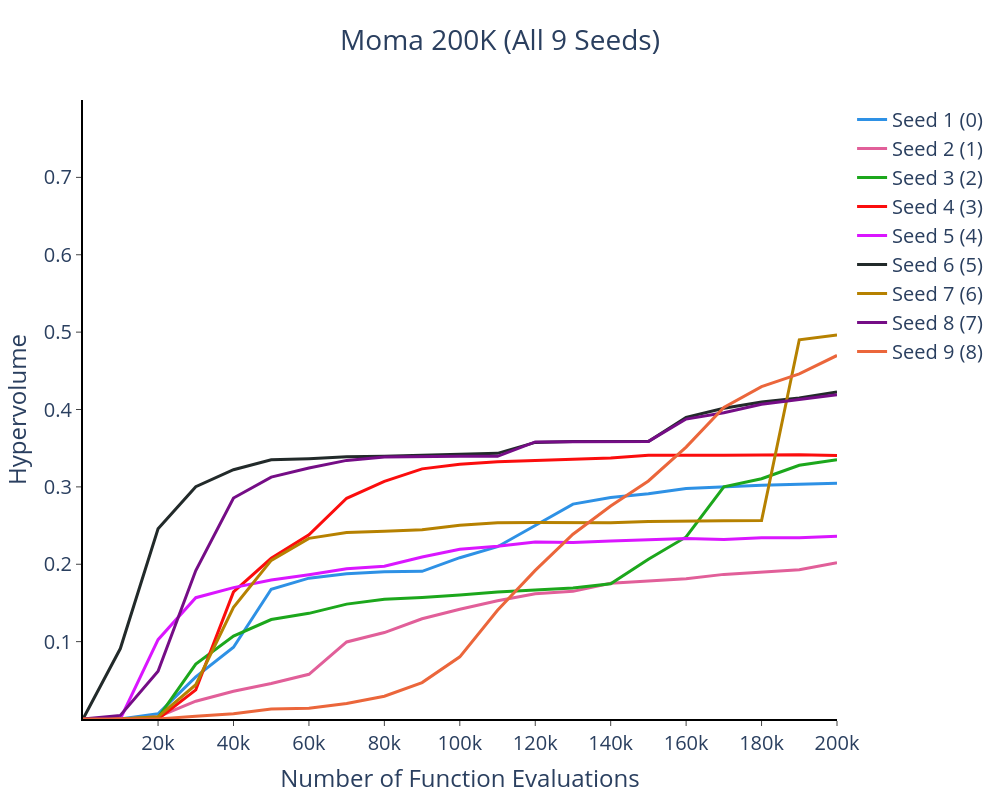

Notebook code cell kept with this figure:
### Markdown cell above
## 1c. Testing the hypervolume

### Code cell
# ── Section 1c: Hypervolume Calculation & Plot ────────────────────────────────
from solvers.convergence.hypervolume import calculate_hypervolume_from_archives
from justice.util.visualizer import plot_hypervolume
import multiprocessing
import os

# ── CONFIG ────────────────────────────────────────────────────────────────────
base_name  = "MOMA_200000_ref2"
hv_dir     = f"{joint_path}/hypervolumes"
plots_dir  = f"{base_path}/plots"
ref_file   = "MOMA_reference_set_fine.csv"   # fine-grained joint ref set for all islands
os.makedirs(hv_dir,    exist_ok=True)
os.makedirs(plots_dir, exist_ok=True)

# ── STEP 1: Compute Hypervolume per island ────────────────────────────────────
print(f"[1/2] Computing hypervolumes for all 9 islands...")
print(f"      Reference set : {ref_file}\n")
hv_files = {}

list_of_objectives = [
    "macro_welfare_R5ASIA",
    "macro_welfare_R5LAM",
    "macro_welfare_R5MAF",
    "macro_welfare_R5OECD",
    "macro_welfare_R5REF",
    "fraction_above_threshold",
]

with multiprocessing.Pool() as pool:
    for island_idx in range(9):
        filename = f"{base_name}_{island_idx}.tar.gz"
        print(f"      Island {island_idx}: {filename}")

        calculate_hypervolume_from_archives(
            list_of_objectives=list_of_objectives,
            direction_of_optimization=["max", "max", "max", "max", "max", "min"],
            input_data_path=joint_path,
            file_name=filename,
            output_data_path=hv_dir,
            saving=True,
            global_reference_set=True,
            global_reference_set_path=joint_path,
            global_reference_set_file=ref_file,
            pool=pool,
        )
        hv_files[island_idx] = f"hypervolumes/{base_name}_{island_idx}_hv.csv"

print(f"\n      Hypervolume files saved to: {hv_dir}")

# ── STEP 2: Plot Hypervolume ──────────────────────────────────────────────────
print("\n[2/2] Plotting hypervolume convergence...")

input_data_path_list = {
    "MOMA 200k (all 9 seeds)": [hv_files[i] for i in range(9)],
}

fig = plot_hypervolume(
    path_to_data=joint_path,
    path_to_output=plots_dir,
    input_data=input_data_path_list,
    yaxis_upper_limit=0.8,
    width=1000,
    height=800,
    fontsize=20,
    saving=True,
)

fig.show()
print(f"      Plot saved to: {plots_dir}")

### Figure 1 — Plotly figure (JSON) as saved in the notebook; plotly's stock layout.template omitted (floating-point values rounded to 4 significant figures)
{"data": [{"fill": "none", "line": {"color": "#2E91E5", "width": 3}, "mode": "lines", "name": "Seed 1 (0)", "type": "scatter", "x": [100, 10000, 20000, 30000, 40000, 50000, 60000, 70000, 80000, 90000, 100000, 110000, 120000, 130000, 140000, 150000, 160000, 170000, 180000, 190000, 200000], "y": [0.0, 0.0, 0.006708, 0.05437, 0.09266, 0.1677, 0.182, 0.1876, 0.1903, 0.1908, 0.2085, 0.2227, 0.2501, 0.2777, 0.2863, 0.291, 0.2978, 0.3002, 0.3021, 0.3034, 0.3047]}, {"fill": "none", "line": {"color": "#E15F99", "width": 3}, "mode": "lines", "name": "Seed 2 (1)", "type": "scatter", "x": [100, 10000, 20000, 30000, 40000, 50000, 60000, 70000, 80000, 90000, 100000, 110000, 120000, 130000, 140000, 150000, 160000, 170000, 180000, 190000, 200000], "y": [0.0, 0.0, 0.0029, 0.02299, 0.03587, 0.04594, 0.0578, 0.09958, 0.1117, 0.1296, 0.1419, 0.1528, 0.1617, 0.165, 0.1753, 0.1779, 0.1812, 0.1869, 0.1898, 0.193, 0.2019]}, {"fill": "none", "line": {"color": "#1CA71C", "width": 3}, "mode": "lines", "name": "Seed 3 (2)", "type": "scatter", "x": [100, 10000, 20000, 30000, 40000, 50000, 60000, 70000, 80000, 90000, 100000, 110000, 120000, 130000, 140000, 150000, 160000, 170000, 180000, 190000, 200000], "y": [0.0, 0.0, 0.001816, 0.07089, 0.1072, 0.1285, 0.1365, 0.1485, 0.1549, 0.1571, 0.1603, 0.164, 0.1667, 0.1694, 0.1748, 0.2065, 0.2353, 0.3001, 0.3105, 0.328, 0.335]}, {"fill": "none", "line": {"color": "#FB0D0D", "width": 3}, "mode": "lines", "name": "Seed 4 (3)", "type": "scatter", "x": [100, 10000, 20000, 30000, 40000, 50000, 60000, 70000, 80000, 90000, 100000, 110000, 120000, 130000, 140000, 150000, 160000, 170000, 180000, 190000, 200000], "y": [0.0, 0.0, 0.0, 0.03764, 0.1641, 0.2077, 0.238, 0.2853, 0.3071, 0.3233, 0.3292, 0.3325, 0.3338, 0.3357, 0.3373, 0.3408, 0.3406, 0.3408, 0.3411, 0.3414, 0.3406]}, {"fill": "none", "line": {"color": "#DA16FF", "width": 3}, "mode": "lines", "name": "Seed 5 (4)", "type": "scatter", "x": [100, 10000, 20000, 30000, 40000, 50000, 60000, 70000, 80000, 90000, 100000, 110000, 120000, 130000, 140000, 150000, 160000, 170000, 180000, 190000, 200000], "y": [0.0, 1.729e-17, 0.1025, 0.1568, 0.1698, 0.1797, 0.1864, 0.1941, 0.1973, 0.2094, 0.2193, 0.2233, 0.2287, 0.228, 0.2299, 0.2311, 0.2332, 0.2318, 0.2343, 0.2341, 0.2363]}, {"fill": "none", "line": {"color": "#222A2A", "width": 3}, "mode": "lines", "name": "Seed 6 (5)", "type": "scatter", "x": [100, 10000, 20000, 30000, 40000, 50000, 60000, 70000, 80000, 90000, 100000, 110000, 120000, 130000, 140000, 150000, 160000, 170000, 180000, 190000, 200000], "y": [0.0, 0.09104, 0.2458, 0.3002, 0.3221, 0.3351, 0.3365, 0.3388, 0.3397, 0.3409, 0.343, 0.3433, 0.3575, 0.3586, 0.3587, 0.3588, 0.3898, 0.4017, 0.4096, 0.415, 0.4228]}, {"fill": "none", "line": {"color": "#B68100", "width": 3}, "mode": "lines", "name": "Seed 7 (6)", "type": "scatter", "x": [100, 10000, 20000, 30000, 40000, 50000, 60000, 70000, 80000, 90000, 100000, 110000, 120000, 130000, 140000, 150000, 160000, 170000, 180000, 190000, 200000], "y": [0.0, 0.0, 0.002854, 0.0443, 0.1444, 0.205, 0.2335, 0.2409, 0.2427, 0.2445, 0.2503, 0.2535, 0.2541, 0.2542, 0.2538, 0.2553, 0.2562, 0.2563, 0.2566, 0.4901, 0.4962]}, {"fill": "none", "line": {"color": "#750D86", "width": 3}, "mode": "lines", "name": "Seed 8 (7)", "type": "scatter", "x": [100, 10000, 20000, 30000, 40000, 50000, 60000, 70000, 80000, 90000, 100000, 110000, 120000, 130000, 140000, 150000, 160000, 170000, 180000, 190000, 200000], "y": [0.0, 0.004634, 0.06182, 0.1919, 0.2856, 0.3127, 0.3245, 0.3342, 0.3387, 0.3395, 0.3396, 0.3395, 0.3581, 0.3582, 0.3586, 0.3588, 0.3876, 0.3957, 0.4067, 0.4128, 0.4192]}, {"fill": "none", "line": {"color": "#EB663B", "width": 3}, "mode": "lines", "name": "Seed 9 (8)", "type": "scatter", "x": [100, 10000, 20000, 30000, 40000, 50000, 60000, 70000, 80000, 90000, 100000, 110000, 120000, 130000, 140000, 150000, 160000, 170000, 180000, 190000, 200000], "y": [0.0, 0.0, 0.0, 0.003676, 0.006777, 0.01289, 0.01404, 0.02005, 0.02943, 0.04709, 0.08032, 0.1405, 0.192, 0.2388, 0.2753, 0.3076, 0.3514, 0.4027, 0.4296, 0.4461, 0.4698]}], "layout": {"font": {"size": 20}, "height": 800, "title": {"text": "Moma 200K (All 9 Seeds)", "x": 0.5}, "width": 1000, "xaxis": {"linecolor": "black", "linewidth": 2, "showgrid": false, "showline": true, "tickfont": {"size": 20}, "ticks": "outside", "title": {"text": "Number of Function Evaluations"}}, "yaxis": {"linecolor": "black", "linewidth": 2, "range": [0, 0.8], "showgrid": false, "showline": true, "tickfont": {"size": 20}, "ticks": "outside", "tickvals": [0.1, 0.2, 0.3, 0.4, 0.5, 0.6, 0.7], "title": {"text": "Hypervolume"}}}}
